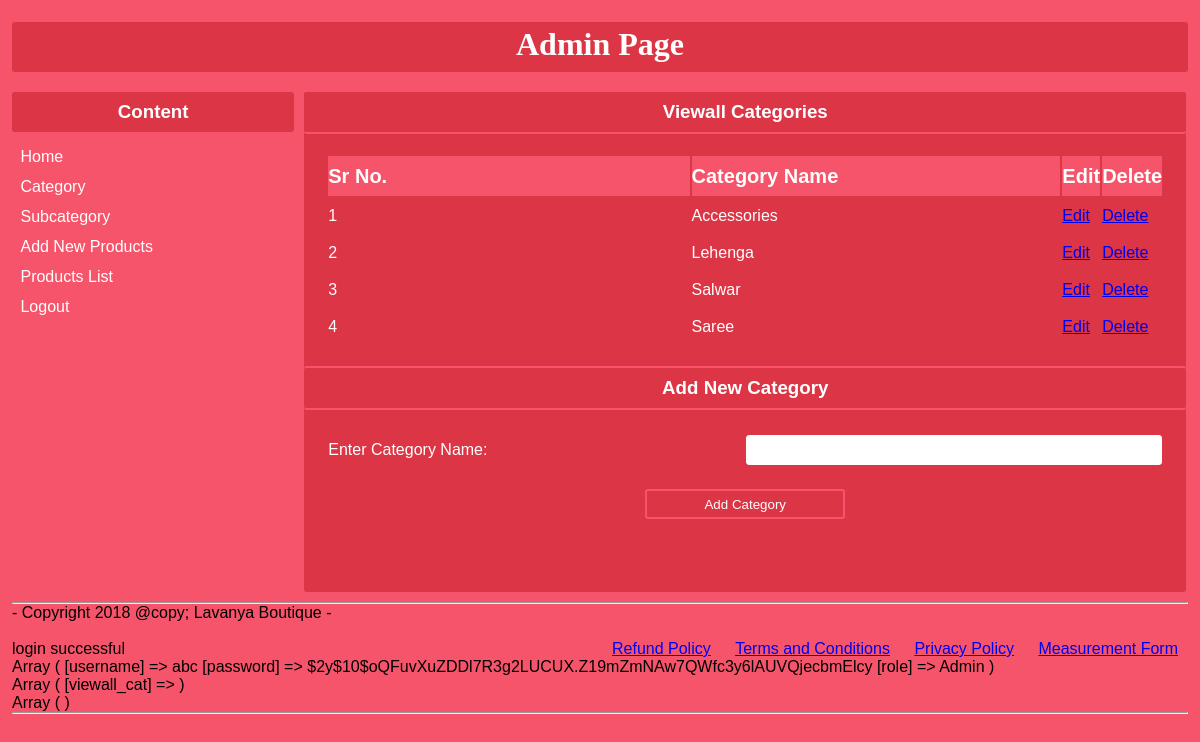
/view/admin/index.php?viewall_cat (signed in), run on the app's committed database.
### tables this page shows
CREATE TABLE `main_cat` (
  `cat_id` int(10) NOT NULL,
  `cat_name` varchar(50) NOT NULL
);

### model/function.php (the view, shortened to what this page needs)
<?php
    function viewall_category(){
        include("db.php");
        $fetch_cat = $conn->prepare("select * from main_cat order by cat_name");
        $fetch_cat->setFetchMode(PDO:: FETCH_ASSOC);
        $fetch_cat->execute();
        $i = 1;
        while($row = $fetch_cat->fetch()):
            echo "<tr>
                      <td>".$i++."</td>
                      <td>".$row['cat_name']."</td>
                      <td><a href ='index.php?edit_cat=".$row['cat_id']."'>Edit</a></td>
                      <td><a href ='del_cat.php?del_cat=".$row['cat_id']."'>Delete</a></td>
                  </tr>
                  ";
        endwhile;
    }
?>

### view/admin/css/style.css (style rules this page uses)
* { padding: 0; margin: 0; font-family: verdena, Geneva, sans-serif; }
body { background: #F6546A; padding: 1%; box-sizing: border-box; }
#bodyright form table tr td { height: 35px; width:50%; color:#fff; }

### data on the page
main_cat: cat_name "Accessories"
main_cat: cat_name "Lehenga"
main_cat: cat_name "Salwar"
main_cat: cat_name "Saree"

### other printed values
$_SESSION['message'] "login successful"
